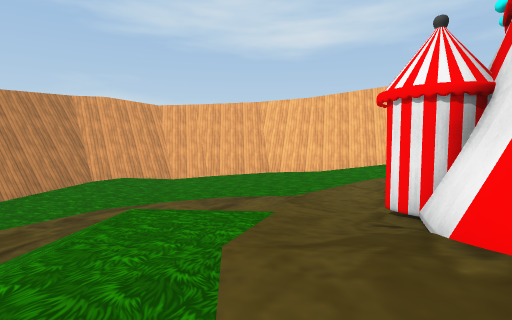
[1] (above)

16 first-person views from a walk through a scene from a Unity 3-D project. The camera is 1.4 m above the floor, tilts 4° down and sees 80° across. The floor is counted in squares, 2.05 m on a side. Each view is taken from the middle of a square. On the plan, view 1 faces up. The plan holds only what a view shows up to about 10 squares ahead; the rest is blank. The player character is not drawn. Some surface patterns are stand-ins.

[2]
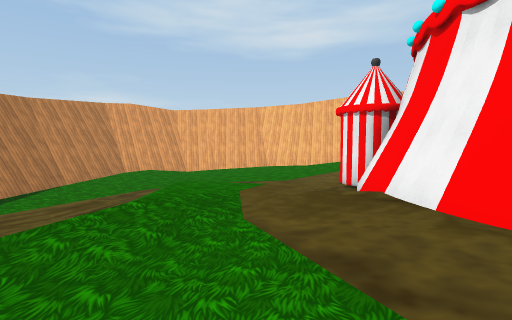

[3]
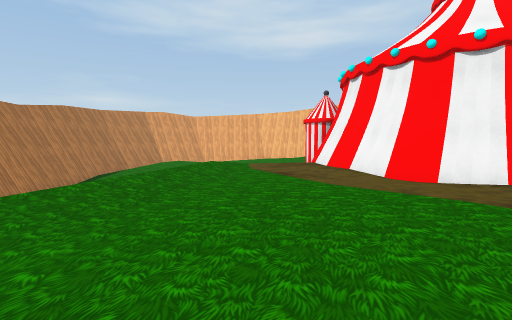

[4]
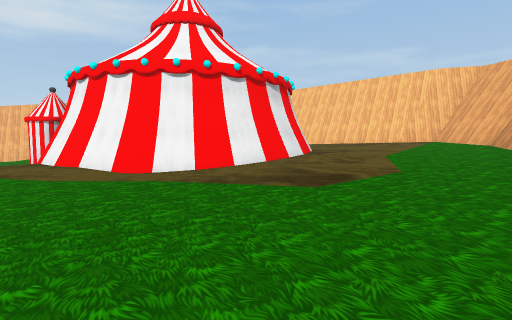

[5]
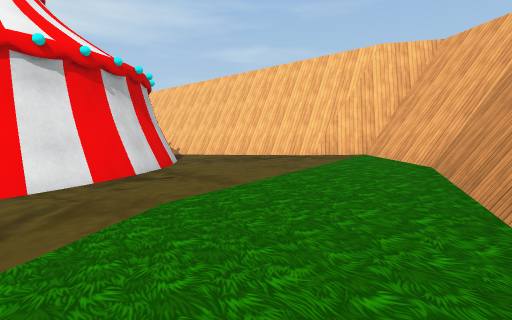

[6]
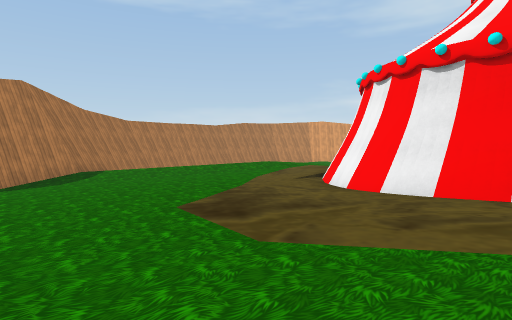

[7]
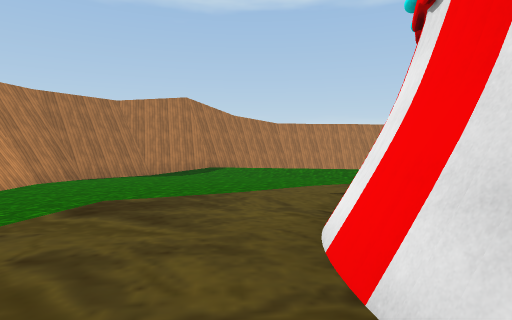

[8]
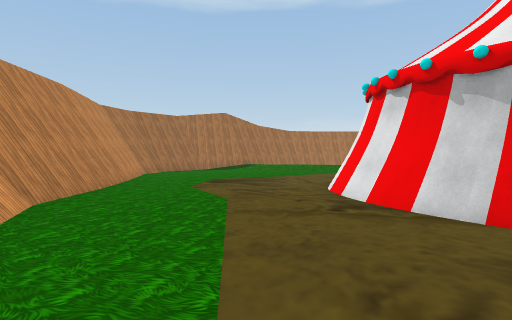

[9]
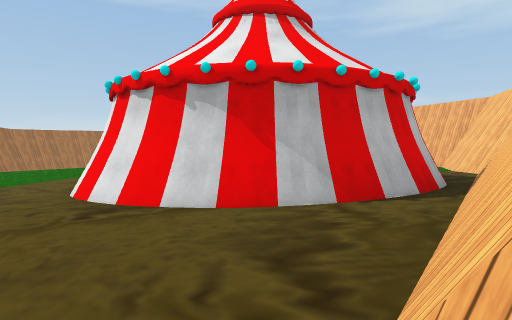

[10]
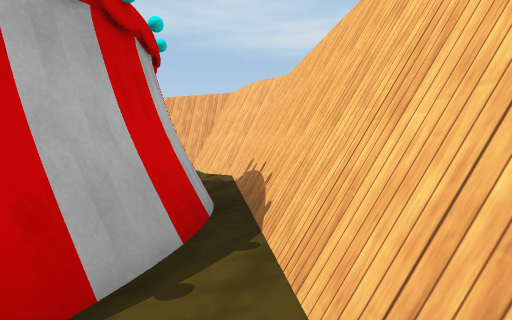

[11]
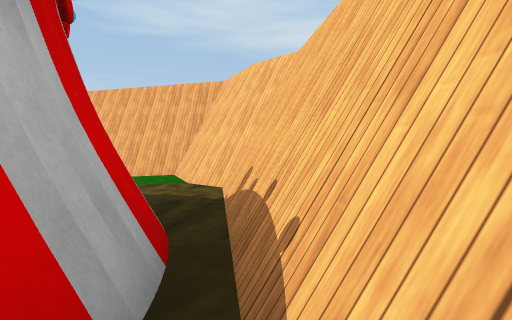

[12]
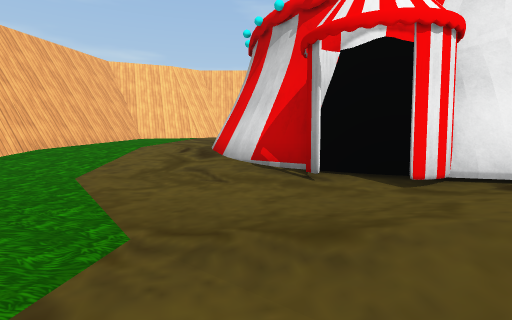

[13]
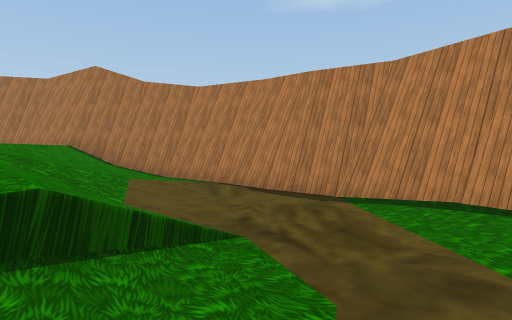

[14]
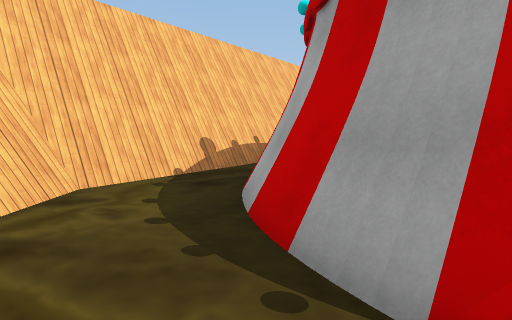

[15]
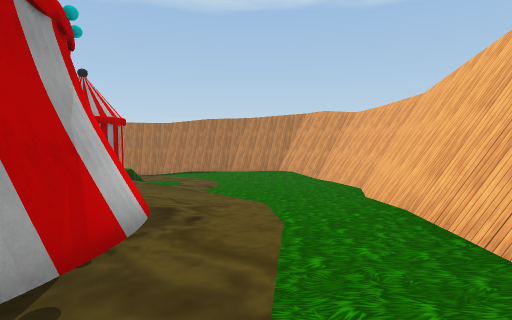

[16]
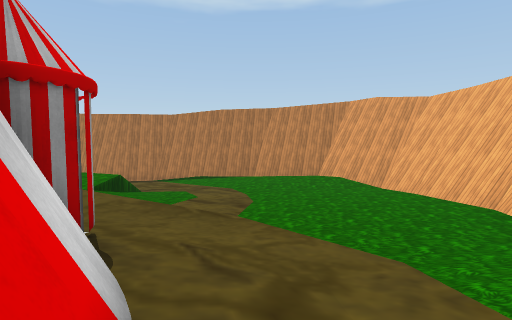

### Floor plan
Key: @ floor where view 1 was taken; # wall or solid block; . main floor; : floor 0.25 m higher than the main floor; - floor 0.25 m lower than the main floor; + floor 0.5 m higher than the main floor; _ floor 0.5 m lower than the main floor; * floor 0.75 m higher than the main floor; < floor 0.75 m lower than the main floor; % floor 1 m higher than the main floor; ( floor 1 m lower than the main floor; ! floor 1.25 m lower than the main floor; ? floor 1.5 m lower than the main floor; / step, stairs or slope.
Columns run from 6 left of view 1 to 12 right of it. Each row starts with its distance up from view 1.
 10    ########
  9  ###((<</#######
  8  #/(((<<<_-.::/#
  7  #((((<<<_-.:::##
  6 ##(((((<<_-//::+#
  5 #/!!(((<_######+#
  4 #!!!!(/__#    ###
  3 #???//--##
  2 #??!/...#      ###
  1 ##!!/:..#      #*#
  0 ##!</:@.##    ##*#
 -1  #!//.../##  ##**#
 -2  #!/.-..:/####**%#
 -3  ##/.-..:.::++**%##
 -4   #.--..:::++***%%#
 -5   #/--..:::+++**%##
 -6   ##--..:::+++*/##
 -7    ##-...:://####
 -8     ##########

Where each view was taken, in squares from view 1:
view 1: 0 up, 0 right, facing up
view 2: 2 down, 0 right, facing up
view 3: 6 down, 0 right, facing up
view 4: 7 down, 0 right, facing up-right
view 5: 7 down, 5 right, facing up-right
view 6: 7 down, 6 right, facing up-left
view 7: 3 down, 7 right, facing left
view 8: 4 down, 11 right, facing left
view 9: 4 down, 11 right, facing up-left
view 10: 1 down, 10 right, facing up
view 11: 1 up, 10 right, facing up
view 12: 5 up, 1 left, facing right
view 13: 5 up, 1 left, facing down-left
view 14: 7 up, 6 right, facing down-right
view 15: 7 up, 8 right, facing left
view 16: 6 up, 5 right, facing left
